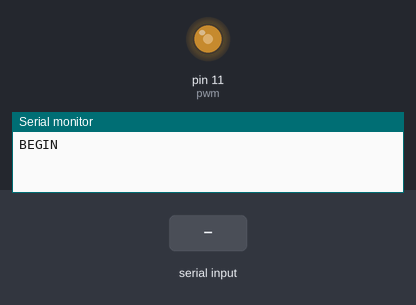
Recording of a sketch running on a simulated Arduino Uno, built with avr-gcc and run on an emulated ATmega328P. Shown: output pins drawn as LEDs (lit = HIGH), the last lines printed to the serial monitor. The inputs (shaded band) are chosen by the test bench.

Above: at 1.2 s.
1.3 s: "+" received over Serial
At 1.8 s:
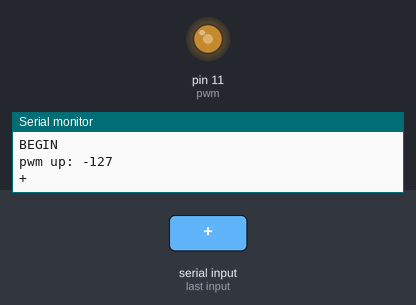
2.8 s: "-" received over Serial
At 4.1 s:
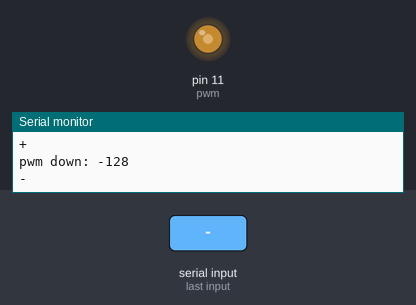
Timing chart, 0 to 5.8 s (numbered marks = the images above; inputs shaded):
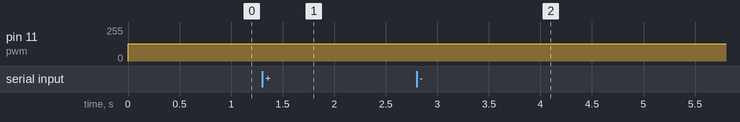

The sketch:

02_internal_temp.ino
```cpp
// 11, 12?, 15?, 16?, 17?
const byte pwm = 11; // PB3


char data;
char pwmSpeed = 128;
unsigned int Ctemp = 0;

void setup() {

  Serial.begin(9600);
  Serial.println("BEGIN");

  analogWrite(pwm, pwmSpeed);

  //ADMUX = B10001111;
    ADMUX = (1<<REFS1) | (1<<REFS0) | (0<<ADLAR) | (1<<MUX3) | (0<<MUX2) | (0<<MUX1) | (0<<MUX0);

  ADCSRA = (1<<ADPS2) | (1<<ADPS1) | (1<<ADEN);
  // Perform Dummy Conversion to complete ADC init
  ADCSRA |= (1<<ADSC);
  while ((ADCSRA & (1<<ADSC)) != 0);

}

void loop() {

  if(Serial.available() > 0){
    data = Serial.read();
    switch (data) {
      case '-':
           --pwmSpeed;
           analogWrite(pwm, pwmSpeed);
           Serial.print("pwm down: ");
           Serial.println(int(pwmSpeed));
      break;
      case '+':
           ++pwmSpeed;
           analogWrite(pwm, pwmSpeed);
           Serial.print("pwm up: ");
           Serial.println(int(pwmSpeed));
      break;

      case 't':
        ADCSRA |= (1<<ADSC);
        while ((ADCSRA & (1<<ADSC)) != 0)
        Ctemp = (ADC - 247)/1.22;
        Serial.print("Internal Temp: ");
        Serial.println(Ctemp);
      break;

      default:
        Serial.println("mi no entender");
      break;
    }
    Serial.println(data);
  }
}
```

Measured:
- after the input at 1.3 s, pin 11 (pwm): 128/255 → 129/255 at once
- after the input at 2.8 s, pin 11 (pwm): 129/255 → 128/255 at once
